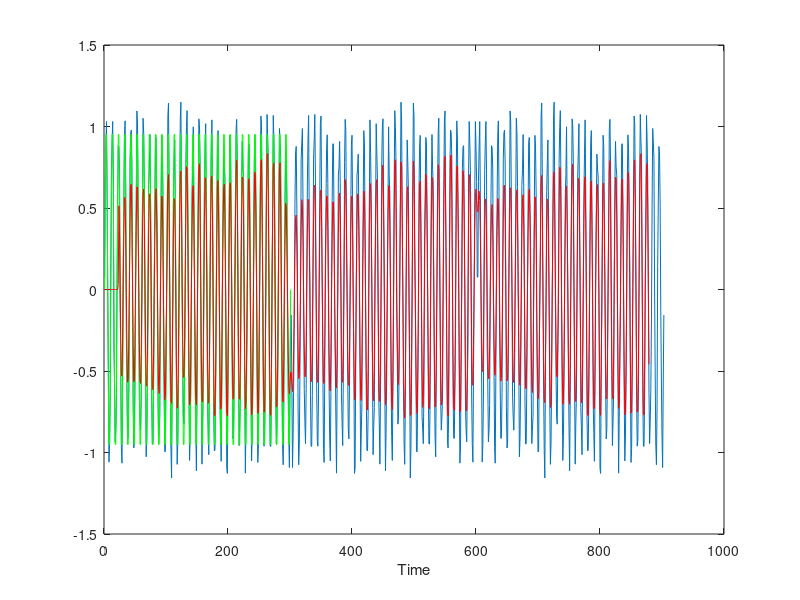
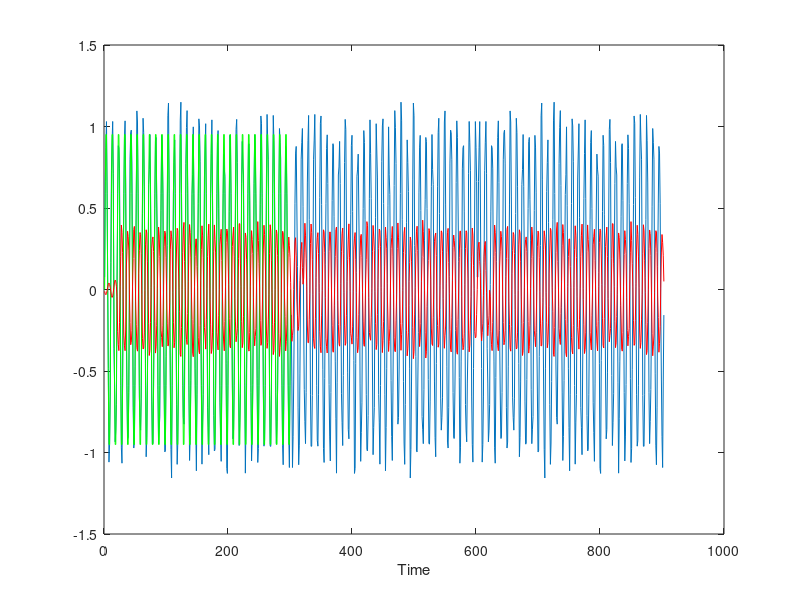
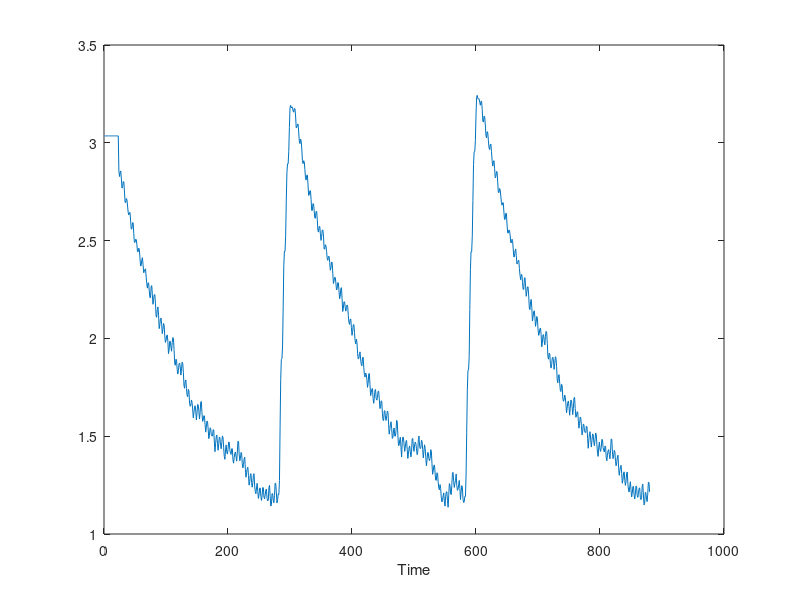
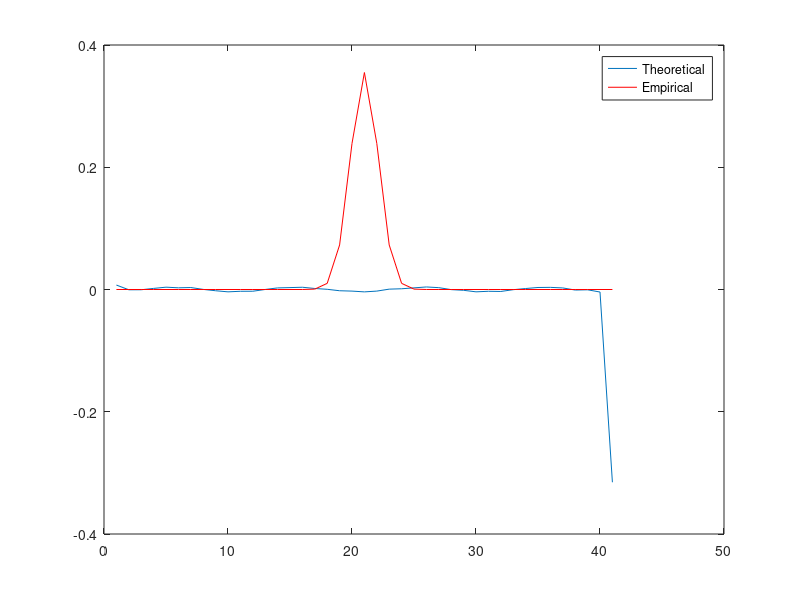

Write the MATLAB code that produced these figures, in order.
%% Test script to see if we can do adaptive filtering with gaussian filter
% and determine width automatically, run forwards, backwards and then
% forwards again
% signal will be sinusoid, noise will be IID AWGN
% Neal Wadhwa, February 2014

clear;
close all;

N = 3e2;
P = 20;
n = 0:N;
sigman = 0.1;

d = sin(2*pi/10*n);
v = sigman*randn(size(d));
x = d + v;
x = [x fliplr(x) x];
N = 3*N;
q = 20;
p = 2*q + 1;

sigma2(q+3) = 16;
n = q + 3;
w = exp(-(-q:q).^2./(2*sigma2(n))).*1/sqrt(2*pi*sigma2(n));

% solve for initial sigma2
wspice = @(sss) exp(-(-q:q).^2./(2*sss)).*1/sqrt(2*pi*sss);
xT = x(n+q:-1:n-q);  
espice = @(sss) convn(x(n-q:n+q), wspice(sss),'valid')-x(n+q+1);
obj_func_spice = @(sss) espice(sss).*sum(xT.*wspice(sss));
numTries = 50;
fVal = Inf;
sss = 16;
interval = [0 25];
for k = 1:numTries
    init = rand()*(interval(2)-interval(1))+interval(1);
    [out_x, tempVal] = fminunc(obj_func_spice, init);    
    if (tempVal < fVal)
        sss = out_x;
    end
    [out_x, tempVal] = fminbnd(obj_func_spice, interval(1), interval(2));
    if (tempVal < fVal)
        sss = out_x;
    end
end
sigma2(1:q+3) = sss;

y = zeros(size(d));
mu = 1;
for n = q+3:N-q-1
   y(n) = convn(x(n-q:n+q), w, 'valid');
   e(n) = y(n)-x(n+q+1);
   
   xT = x(n+q:-1:n-q);   
   wD = w.*((-q:q).^2./(2*sigma2(n)^2)-1/(2*sigma2(n)));
   
   change = e(n) * sum(wD.*xT);
% change = change/(abs(change)+eps)
   
   sigma2(n+1) = sigma2(n) - mu * change;
   
    w = exp(-(-q:q).^2./(2*sigma2(n))).*1/sqrt(2*pi*sigma2(n));
    
end
%% Solve Weiner-Hopf equations
A  = xcorr(x,x);
A = A(1:N+1);
weights = [1:N+1];
A = A./weights;
A = fliplr(A);
M = p;
[XX, YY] = meshgrid(0:M-1, 0:M-1);
idx = abs(XX-YY)+1;
R = A(idx);


B = xcorr(d,x);
B = B(1:N+1);
B = B./weights;
B = fliplr(B);
idx = [ 1:p] + 1;
rdx =  B(idx)';
w_weiner = R\rdx; % What w should converge to
y_weiner = conv(x, w_weiner, 'same');


%% Plot
figure('Position', [1 1 640 480]);
plot(x)
hold on;
plot(d, 'g');
plot(y,'r');
xlabel('Time');

figure('Position', [1280 1 640 480]);
plot(x)
hold on;
plot(d, 'g');
plot(y_weiner,'r');
xlabel('Time');


figure('Position', [ 1 480 640 480]);
plot(sigma2)
xlabel('Time');

figure('Position', [ 640 480 640 480]);
plot(w_weiner); hold on;
plot(w(end,:),'r');
legend({'Theoretical', 'Empirical'}, 'Location', 'Best');

figure('Position', [ 640 1 640 480]);
plot(abs(fft(w_weiner,1e3))); hold on;
plot(abs(fft(w(end,:),1e3)),'r');
legend({'Theoretical', 'Empirical'},'Location', 'Best');

figure('Position', [1280 480 640 480]);
plot(abs(fft(w,1e3)))
hold on;
T = abs(fft(d,1e3));
T = T./max(T);
plot(T, 'g');
xlabel('Frequency');
